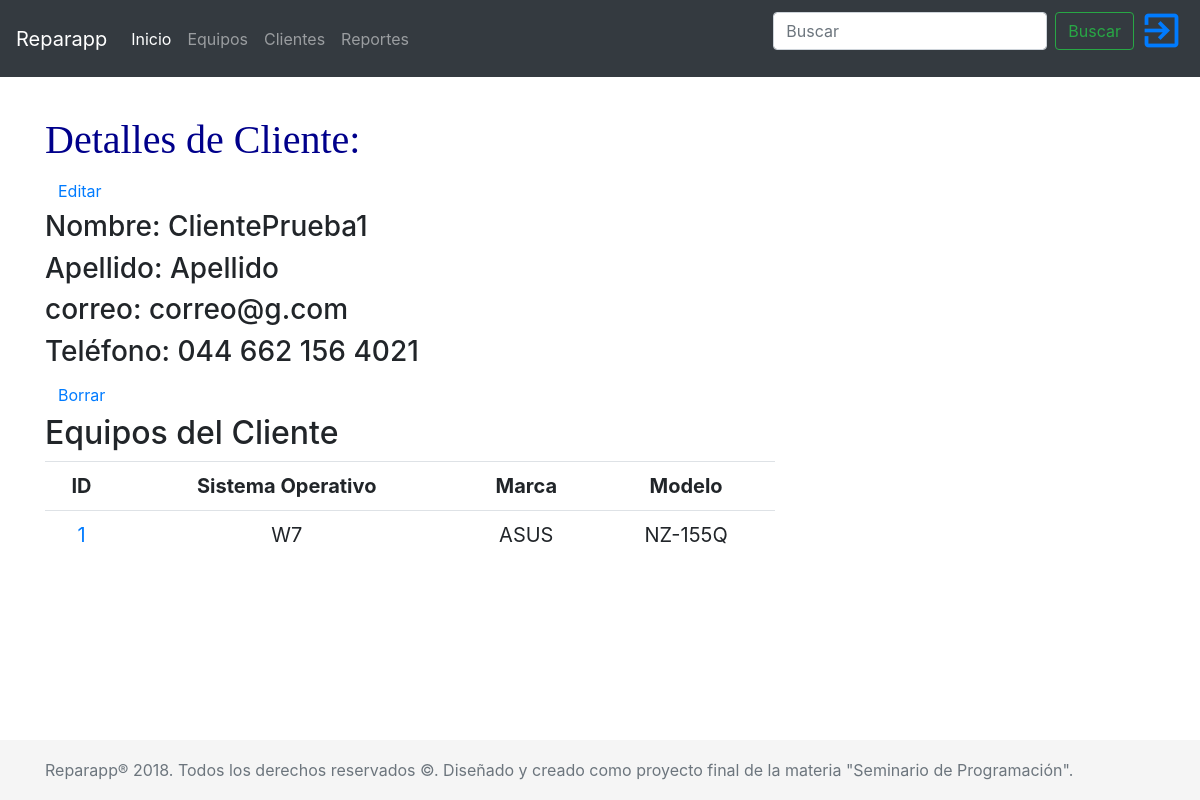
/cliente/1/, run on an earlier commit of the app's database.
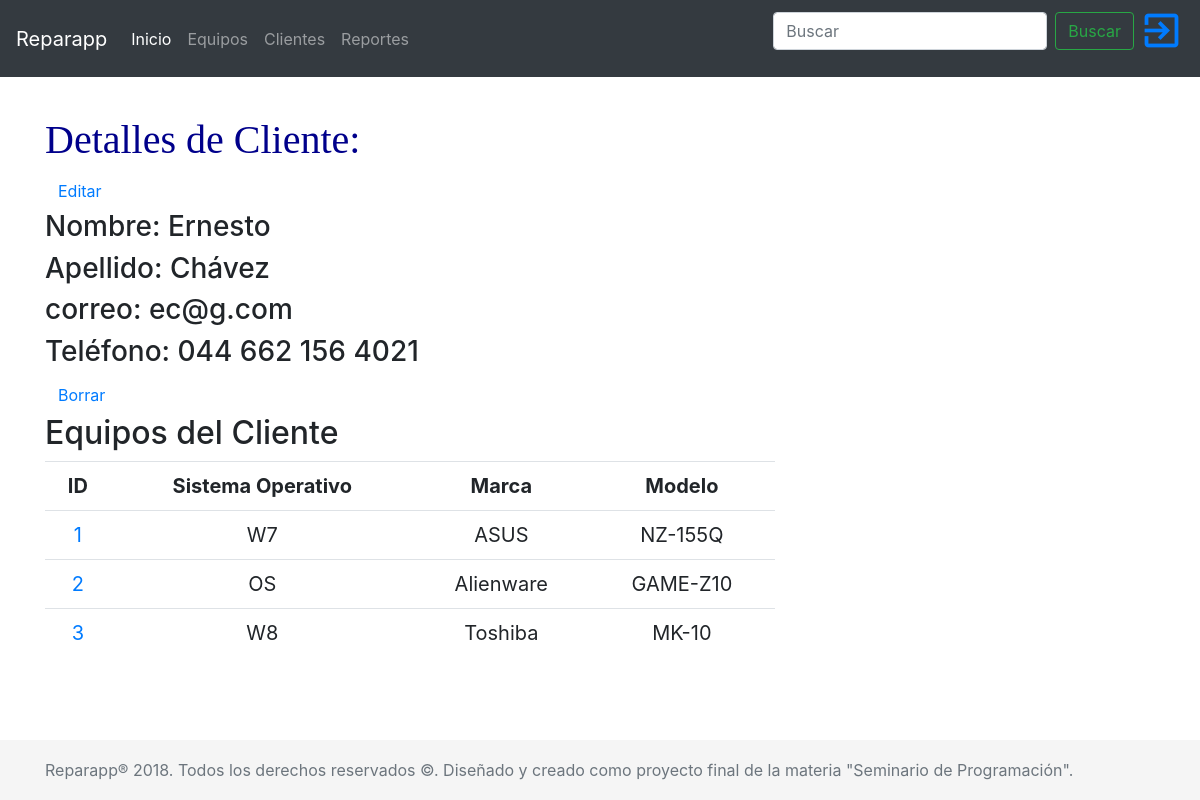
And on a later commit of the database.
### reparapp/models.py (models this page shows, shortened)
class Cliente(models.Model):
    nombre = models.CharField(max_length=30)
    apellido = models.CharField(max_length=40)
    correo = models.EmailField()
    telefono = PhoneNumberField()

class Equipo(models.Model):
    SISTEMAS_OPERATIVOS = (
        ('W10', 'Windows 10'),
        ('W8', 'Windows 8'),
        ('W7', 'Windows 7'),
        ('WV', 'Windows Vista'),
        ('WXP', 'Windows XP'),
        ('LINUX', 'LINUX'),
        ('OS', 'Mac OS'),
        ('UNIX', 'UNIX'),
        ('WV', 'Windows Vista'),
        ('O', 'Otro'),
    )
    INDEFINIDO = 'INDEFINIDO'
    cliente = models.ForeignKey('Cliente', on_delete=models.CASCADE)
    marca = models.CharField(max_length=30)
    modelo = models.CharField(max_length=30)
    sistema_operativo = models.CharField(
        max_length=10,
        choices=SISTEMAS_OPERATIVOS,
        default=INDEFINIDO,
    )

### reparapp/views.py (the view)
# urls.py: re_path(r'^cliente/(?P<pk>\d+)/$', views.cliente_detail, name='cliente_detail'),
def cliente_detail(request, pk):
    cliente = get_object_or_404(Cliente, pk=pk)
    equipos = Equipo.objects.filter(cliente_id=pk)
    return render(request, 'reparapp/cliente_detail.html', {'cliente': cliente, 'equipos': equipos})

### reparapp/templates/reparapp/cliente_detail.html
{% extends 'reparapp/base.html' %}
{% block content %}
<div>
    <h1>Detalles de Cliente:</h1>
    <a class="btn btn-default pull-right" href="{% url 'cliente_edit' pk=cliente.pk %}">
        <span class="glyphicon glyphicon-pencil">Editar</span>
    </a>
    <h3>Nombre: {{ cliente.nombre }}</h3>
    <h3>Apellido: {{ cliente.apellido }}</h3>
    <h3>correo: {{ cliente.correo }}</h3>
    <h3>Teléfono: {{ cliente.telefono }}</h3>
    <a class="btn btn-default" href="{% url 'cliente_remove' pk=cliente.pk %}">
        <span class="glyphicon glyphicon-remove">Borrar</span>
    </a>
    <h2>Equipos del Cliente</h2>
    <table class="table table-hover text-center" style="font-size: 20px;">
        <tr class="text-center">
            <th class="text-center">ID</th>
            <th class="text-center">Sistema Operativo</th>
            <th class="text-center">Marca</th>
            <th class="text-center">Modelo</th>
        </tr>
        {% for equipo in equipos %}
        <tr>
            <td>
                <a href="{% url 'equipo_detail' pk=equipo.pk %}">{{ equipo.pk }}</a>
            </td>
            <td>{{equipo.sistema_operativo}}</td>
            <td>{{ equipo.marca }}</td>
            <td>{{equipo.modelo}}</td>
        </tr>
        {%endfor%}
    </table>
</div>
{% endblock %}

What changed in the data, as far as the page shows it:
changed Cliente: nombre "ClientePrueba1" → "Ernesto"; apellido "Apellido" → "Chávez"; correo "correo@g.com" → "ec@g.com"
added Equipo: pk "2", sistema_operativo "OS", marca "Alienware", modelo "GAME-Z10"
added Equipo: pk "3", sistema_operativo "W8", marca "Toshiba", modelo "MK-10"
